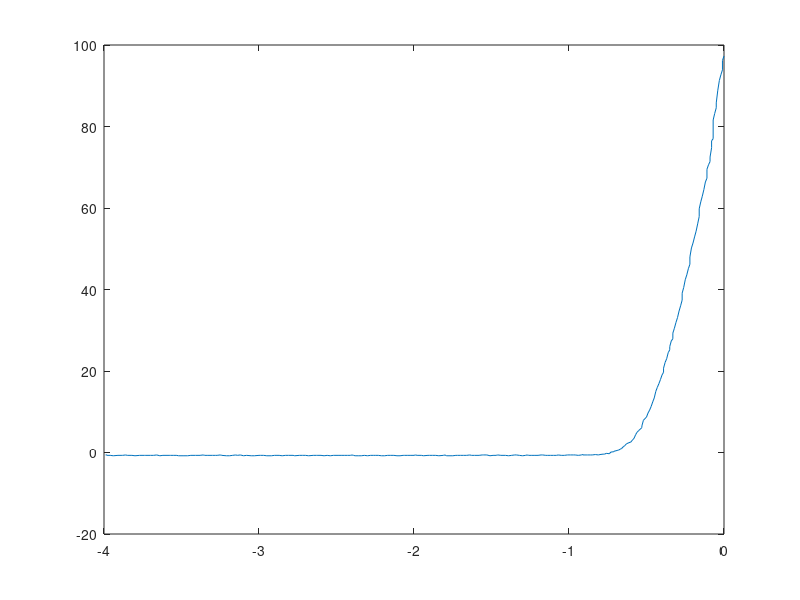

Here is the MATLAB script that generated this plot:
clear all; close all;
Vr=[0	-0.01	-0.01	-0.02	-0.03	-0.04	-0.05	-0.05	-0.06	-0.07	-0.07	-0.08	-0.08	-0.09	-0.09	-0.1	-0.11	-0.11	-0.11	-0.12	-0.13	-0.14	-0.15	-0.16	-0.16	-0.17	-0.18	-0.19	-0.2	-0.21	-0.22	-0.22	-0.23	-0.24	-0.25	-0.26	-0.27	-0.27	-0.28	-0.29	-0.3	-0.31	-0.32	-0.33	-0.33	-0.34	-0.35	-0.35	-0.36	-0.37	-0.38	-0.39	-0.39	-0.4	-0.41	-0.42	-0.43	-0.44	-0.45	-0.46	-0.47	-0.48	-0.49	-0.5	-0.52	-0.53	-0.53	-0.55	-0.56	-0.57	-0.58	-0.59	-0.6	-0.62	-0.63	-0.64	-0.65	-0.66	-0.67	-0.68	-0.69	-0.71	-0.71	-0.73	-0.74	-0.76	-0.77	-0.78	-0.8	-0.81	-0.83	-0.85	-0.86	-0.86	-0.88	-0.89	-0.91	-0.91	-0.92	-0.94	-0.96	-0.97	-0.99	-1	-1.01	-1.03	-1.05	-1.07	-1.08	-1.1	-1.12	-1.14	-1.15	-1.17	-1.18	-1.2	-1.22	-1.24	-1.26	-1.27	-1.28	-1.3	-1.32	-1.34	-1.35	-1.37	-1.39	-1.41	-1.44	-1.46	-1.47	-1.49	-1.51	-1.53	-1.55	-1.56	-1.58	-1.6	-1.61	-1.63	-1.64	-1.66	-1.68	-1.7	-1.72	-1.73	-1.75	-1.79	-1.8	-1.81	-1.84	-1.86	-1.88	-1.9	-1.91	-1.94	-1.95	-1.98	-1.99	-2	-2.02	-2.04	-2.06	-2.07	-2.09	-2.11	-2.13	-2.15	-2.17	-2.19	-2.21	-2.23	-2.25	-2.26	-2.28	-2.3	-2.32	-2.34	-2.36	-2.38	-2.39	-2.4	-2.41	-2.43	-2.45	-2.47	-2.49	-2.51	-2.52	-2.54	-2.56	-2.58	-2.6	-2.62	-2.63	-2.65	-2.68	-2.7	-2.71	-2.72	-2.74	-2.77	-2.78	-2.8	-2.81	-2.83	-2.85	-2.87	-2.89	-2.9	-2.92	-2.95	-2.97	-2.99	-3	-3.03	-3.05	-3.08	-3.1	-3.12	-3.14	-3.15	-3.17	-3.19	-3.21	-3.24	-3.25	-3.27	-3.28	-3.3	-3.33	-3.35	-3.36	-3.38	-3.4	-3.41	-3.44	-3.46	-3.49	-3.52	-3.53	-3.55	-3.57	-3.58	-3.6	-3.62	-3.64	-3.66	-3.68	-3.7	-3.73	-3.74	-3.77	-3.8	-3.82	-3.85	-3.86	-3.88	-3.89	-3.91	-3.94	-3.96	-3.98	-3.98	-3.98	-3.98	-3.99];
I=[97.3	96.2	93.9	92.7	91.3	88.9	85.8	84.6	83.2	81.6	77	76.5	74.8	72.5	71.4	70.6	69.5	68.1	67.3	66.4	64.5	62.9	61.5	59.8	57.9	56.1	54.3	52.9	51.4	50.2	48	46.2	45.1	43.6	42.4	40.5	39.1	37.4	36	34.7	33.1	31.9	30.5	29.3	27.9	27.4	26	25.2	24.5	23	22.1	20.7	19.7	19	17.9	16.9	16	15	13.4	12.4	11.3	10.4	9.7	8.7	7.9	6.5	6.1	5.4	5	4.4	3.5	3.1	2.6	2.3	2.1	1.7	1.4	1	0.8	0.6	0.5	0.3	0.2	0.1	-0.3	-0.2	-0.4	-0.4	-0.5	-0.6	-0.5	-0.6	-0.6	-0.6	-0.6	-0.6	-0.6	-0.5	-0.6	-0.7	-0.6	-0.6	-0.6	-0.6	-0.6	-0.7	-0.7	-0.6	-0.7	-0.7	-0.7	-0.7	-0.7	-0.6	-0.6	-0.7	-0.7	-0.7	-0.7	-0.6	-0.7	-0.8	-0.7	-0.6	-0.6	-0.7	-0.8	-0.7	-0.7	-0.6	-0.7	-0.7	-0.8	-0.6	-0.6	-0.6	-0.7	-0.7	-0.7	-0.7	-0.6	-0.7	-0.7	-0.7	-0.7	-0.7	-0.8	-0.8	-0.6	-0.7	-0.8	-0.7	-0.7	-0.7	-0.7	-0.8	-0.7	-0.7	-0.6	-0.7	-0.7	-0.7	-0.7	-0.7	-0.8	-0.8	-0.7	-0.7	-0.7	-0.8	-0.8	-0.7	-0.7	-0.7	-0.7	-0.8	-0.7	-0.8	-0.8	-0.8	-0.7	-0.6	-0.7	-0.7	-0.7	-0.7	-0.7	-0.7	-0.7	-0.8	-0.7	-0.8	-0.7	-0.7	-0.7	-0.7	-0.8	-0.7	-0.7	-0.7	-0.7	-0.8	-0.7	-0.7	-0.7	-0.7	-0.8	-0.7	-0.7	-0.7	-0.8	-0.8	-0.7	-0.7	-0.7	-0.8	-0.8	-0.7	-0.8	-0.6	-0.7	-0.6	-0.7	-0.8	-0.8	-0.7	-0.6	-0.7	-0.7	-0.7	-0.7	-0.7	-0.6	-0.7	-0.7	-0.7	-0.7	-0.8	-0.8	-0.8	-0.7	-0.7	-0.7	-0.7	-0.7	-0.7	-0.8	-0.6	-0.7	-0.7	-0.7	-0.7	-0.7	-0.8	-0.7	-0.7	-0.6	-0.7	-0.7	-0.7	-0.8	-0.7	-0.7	-0.7	-0.6	-0.6	-0.6];
plot(Vr,I)
print -djpeg -r1000 546.jpg
